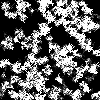

Recreate this plot in Python.
import random
import ntpath
from PIL import Image
from copy import deepcopy

N_STEPS = 15
SIZE = 100

def clamp(n, smallest, largest): return max(smallest, min(n, largest))

def get_moore_neighbourhood(i, j):
    return filter(lambda x : (0 <= x[0] < SIZE) and (0 <= x[1] < SIZE) ,[(i + k, j+l) for k in [-1,0,1] for l in [-1,0,1]])

def next_step(grid, seeds, p_direct, p_indirect):
    new_grid = deepcopy(grid)
    for i in range(len(grid)):
        for j in range(len(grid[i])):
            for k,l in get_moore_neighbourhood(i,j):
                if (k,l) in seeds:
                    new_grid[i][j] += clamp(int(random.random() < p_direct) * 15, 0, 255)
                else:
                    new_grid[i][j] +=  clamp(int(random.random() < p_indirect) * new_grid[k][l], 0, 255)
    return new_grid

def main():
    img = Image.new("L", (SIZE,SIZE))
    random.seed()

    seeds = set()
    for i in range(200):
        k,l = random.randint(0,SIZE), random.randint(0,SIZE)
        if not ((k,l) in seeds):
            seeds.add((k,l))
    
    print(seeds)
    grid = [[0 for i in range(SIZE)] for j in range(SIZE)]
    p_direct = 0.1
    p_indirect = 0.05

    for i in range(N_STEPS):
        grid = next_step(grid,seeds,p_direct,p_indirect)
    
    for i in range(SIZE):
        for j in range(SIZE):
            img.putpixel((i,j),grid[i][j])

    img.save(ntpath.dirname(__file__) + "/diffusion.png")

if __name__ == "__main__":
    main()